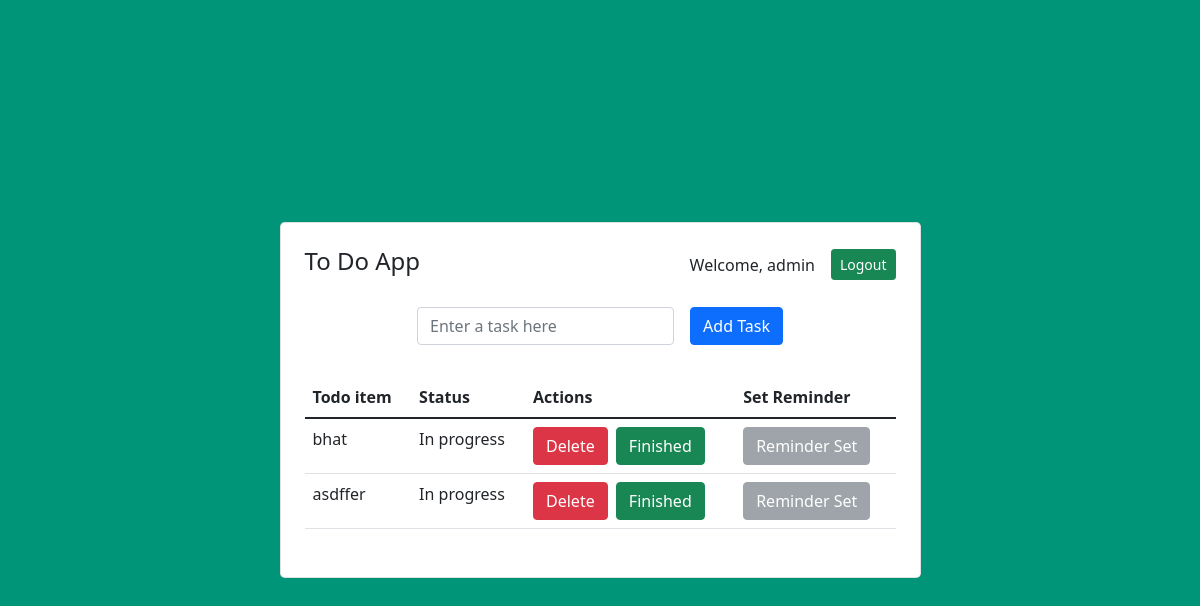
Before: /home/ (signed in) with the older database file.
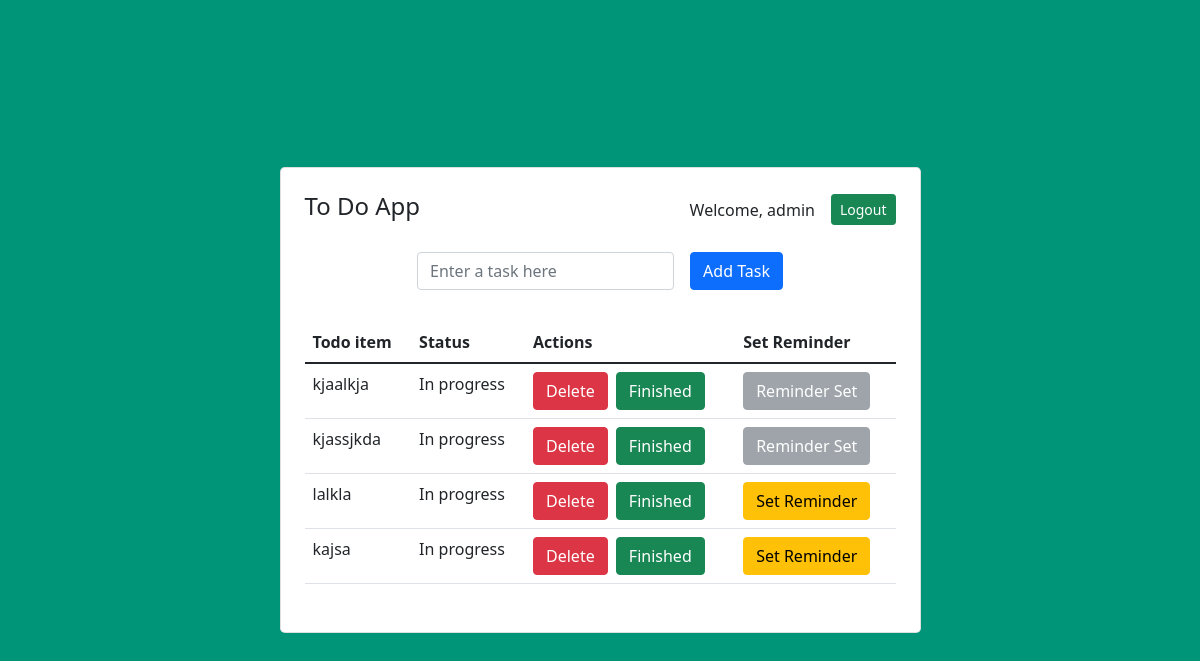
After: the same page with the newer database file.
### todoapp/models.py (models this page shows, shortened)
class todo(models.Model):
    user = models.ForeignKey(User, on_delete=models.CASCADE)
    todo_name = models.CharField(max_length=128)
    status = models.BooleanField(default=False)

### todoapp/views.py (the view, shortened to what this page needs)
# urls.py: path('home/', views.home, name='home-page'),
def home(request):
    all_todos = todo.objects.filter(user=request.user).exclude(todo_name="")
    context = {
        'todos': all_todos
    }
    return render(request, 'todoapp/todo.html', context)

### todoapp/templates/todoapp/todo.html (shortened to what this page needs)
<!DOCTYPE html>
<html lang="en">
<head>
    <link rel="stylesheet" href="https://cdn.jsdelivr.net/npm/bootstrap@5.1.3/dist/css/bootstrap.min.css"
>
</head>
<body>
    <section class="vh-100" style="background-color: #009579">
        <div class="container py-5 h-100">
            <div class="row d-flex justify-content-center align-items-center h-100">
                <div class="col col-lg-9 col-xl-7">
                    <div class="card rounded-3">
                        <div class="card-body p-4">
                            <div class="d-flex justify-content-between align-items-center mb-4">
                                <h4 class="app-title text-center">To Do App</h4>
                                <div class="user-actions d-flex align-items-center">
                                    {% if user.is_authenticated %}
                                    <p class="welcome-text mb-0 me-3">Welcome, {{ user.username }}</p>
                                    <a href="#" class="btn btn-success btn-sm" data-bs-toggle="modal"
                                        data-bs-target="#logoutModal">Logout</a>
                                    {% else %}
                                    <p class="guest-text mb-0 me-3">Welcome, Guest! |</p>
                                    <a href="{% url 'loginpage' %}" class="btn btn-primary btn-sm">Login</a>
                                    {% endif %}
                                </div>
                            </div>
                            <form method="POST"
                                class="row row-cols-lg-auto g-3 justify-content-center align-items-center mb-4 pb-2">
                                <div class="col-12">
                                    <div class="form-outline">
                                        <input type="text" id="form1" class="form-control" name="task"
                                            placeholder="Enter a task here" />
                                    </div>
                                </div>
                                <div class="col-12">
                                    <button type="submit" class="btn btn-primary">Add Task</button>
                                </div>
                            </form>
                            <table class="table mb-4">
                                <thead>
                                    <tr>
                                        <th scope="col">Todo item</th>
                                        <th scope="col">Status</th>
                                        <th scope="col">Actions</th>
                                        <th scope="col">Set Reminder</th>
                                    </tr>
                                </thead>
                                <tbody>
                                    {% for i in todos %}
                                    <tr>
                                        <td>{{ i.todo_name }}</td>
                                        {% if i.status == True %}
                                        <td>Completed</td>
                                        {% else %}
                                        <td>In progress</td>
                                        {% endif %}
                                        <td>
                                            <a href="{% url 'delete' i.todo_name %}"><button type="button"
                                                    class="btn btn-danger">Delete</button></a>
                                            <a href="{% url 'update' i.todo_name  %}"><button type="button"
                                                    class="btn btn-success ms-1">Finished</button></a>
                                        </td>
                                        <td>
                                            {% if i.reminder %}
                                            <button type="button" class="btn btn-secondary" disabled>Reminder
                                                Set</button>
                                            {% else %}
                                            <button type="button" class="btn btn-warning" data-bs-toggle="modal"
                                                data-bs-target="#reminderModal{{ i.id }}">Set Reminder</button>
                                            {% endif %}
                                        </td>
                                    </tr>
                                    {% endfor %}
                                </tbody>
                            </table>
                        </div>
                    </div>
                </div>
            </div>
        </div>
    </section>
</body>
</html>

Changed rows visible on the page:
removed todo: todo_name "bhat", status "In progress", shows "Reminder Set"
removed todo: todo_name "asdffer", status "In progress", shows "Reminder Set"
added todo: todo_name "kjaalkja", status "In progress", shows "Reminder Set"
added todo: todo_name "kjassjkda", status "In progress", shows "Reminder Set"
added todo: todo_name "lalkla", status "In progress"
added todo: todo_name "kajsa", status "In progress"
